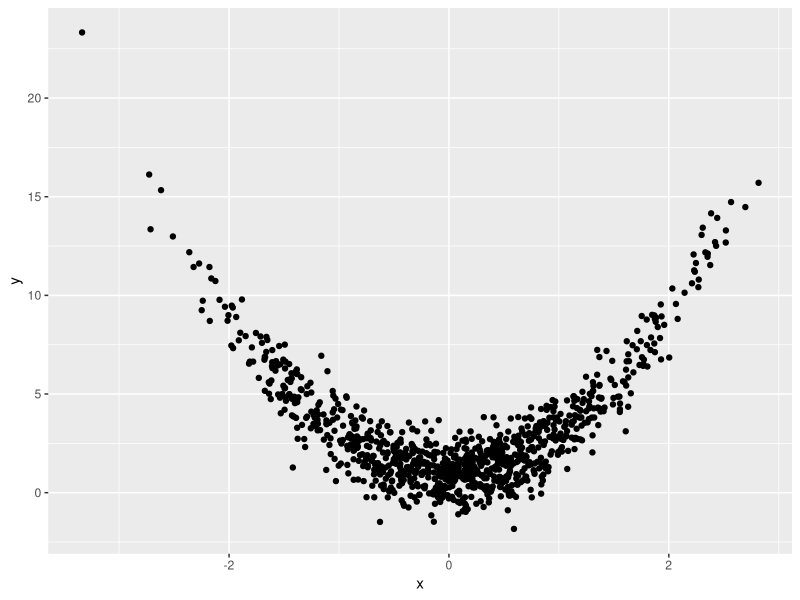
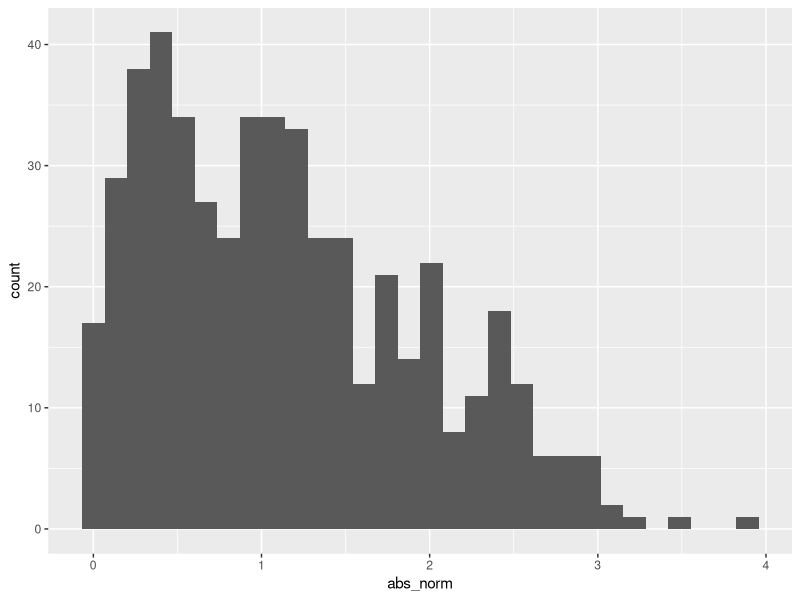

Write the R code that produced these figures, in order.
## ---- chunk 1
library(tidyverse)
## ---- chunk 2
samp = rnorm(100)
length(samp)
## ---- chunk 3
plot_df =
  tibble(
    x = rnorm(n = 1000),
    y = 1 + 2 * x ^ 2 + rnorm(n = 1000)
  )

ggp = ggplot(plot_df, aes(x = x, y = y)) + geom_point()
ggp
## ---- chunk 4
la_df = 
  tibble(
    norm = rnorm(n = 500, mean = 1),
    logical = norm > 0,
    abs_norm = abs(norm)
  )

ggplot(la_df, aes(x = abs_norm)) + geom_histogram()
